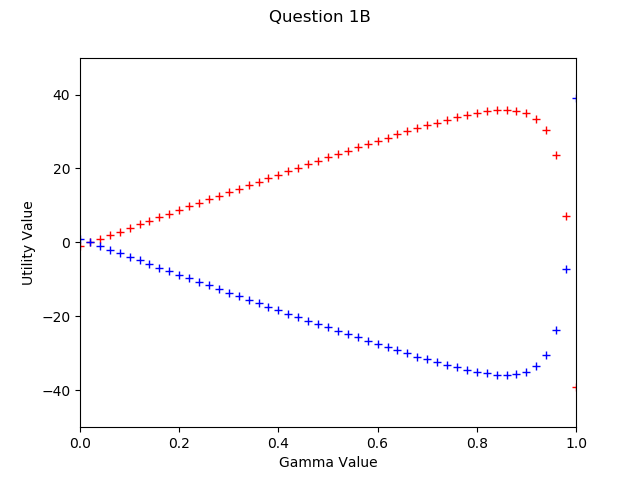

The Python source for this figure:
import matplotlib.pyplot as plt

def utility_graph_up(gamma): 
    epsilon_up = 0
    epsilon_down = 0

    for i in range(99):
        epsilon_up = epsilon_up - (gamma**i)
        epsilon_down = epsilon_down + (gamma**i)

    # print(epsilon)
    up = (50 * gamma) + epsilon_up + (10 * (gamma**101))
    down = (-50 * gamma) + epsilon_down + (-10 * (gamma**101))

    return up, down



def main():

    # List of gamma values
    num = 0

    gamma_list = []
    up_list = []
    down_list = []

    # Range 21 to go from 0 - 1 in 0.5 increments
    for i in range(51):
        num = round(num, 2)
       
        gamma_list.append(num)
        #print(num)

        num = num + 0.02

    for i in range(len(gamma_list)):

        up, down = utility_graph_up(gamma_list[i])
        up_list.append(up)
        down_list.append(down)

    # GRAPHING

    plt.plot(gamma_list, up_list, 'r+')
    plt.plot(gamma_list, down_list, 'b+')
    
    plt.axis([0, 1, -50, 50])
    plt.suptitle('Question 1B')
    plt.xlabel('Gamma Value')
    plt.ylabel('Utility Value')
    plt.show()


if __name__ == "__main__":
    main()
